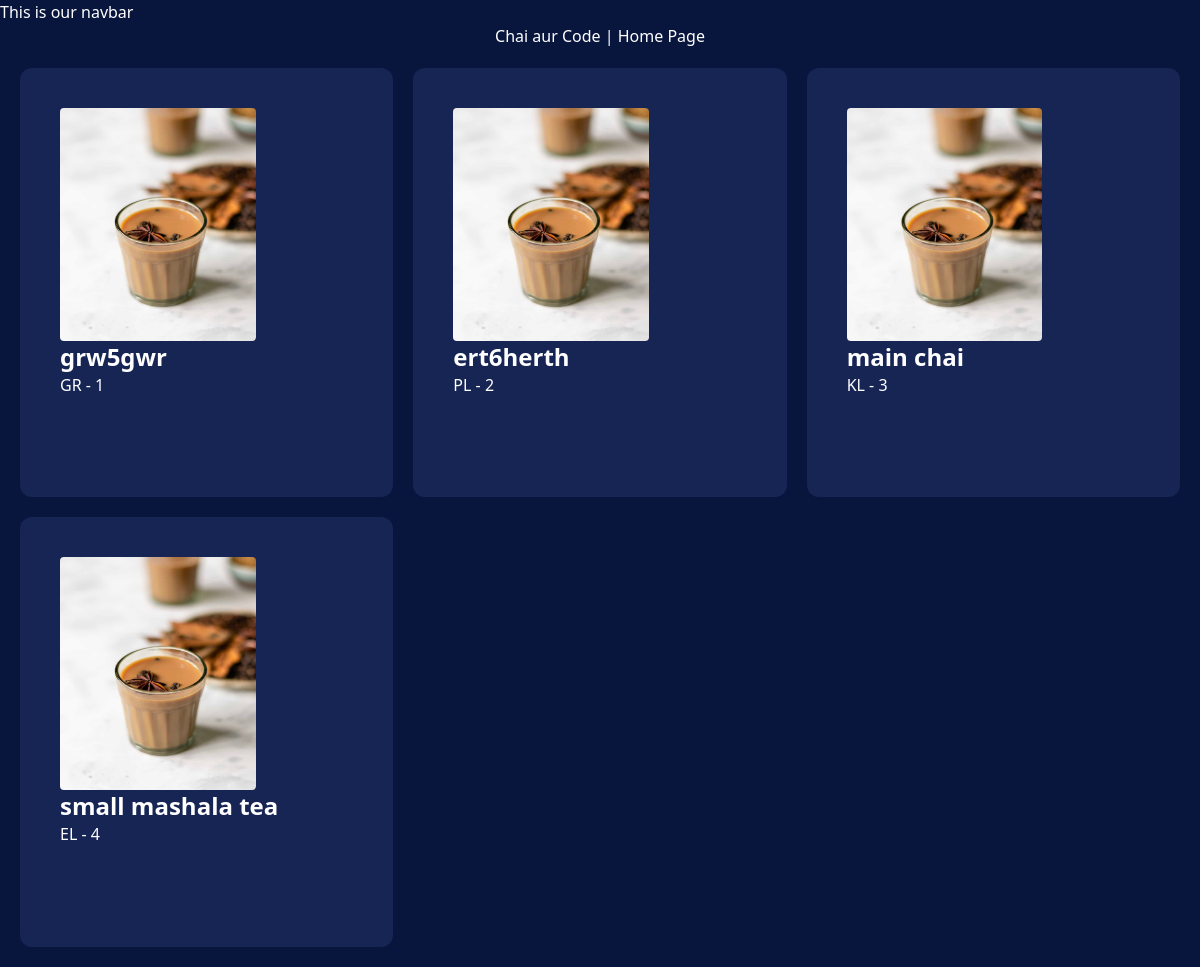
The app's page /chai/ with its own data.
### chai/models.py (models this page shows, shortened)
class ChaiVarity(models.Model):
    CHAI_TYPE_CHOICE = [
        ('ML','MASALA'),
        ('GR','GINGER'),
        ('KL','KIWI'),
        ('PL','PLAIN'),
        ('EL','ELACHI'),
    ]
    name = models.CharField(max_length=100)
    image = models.ImageField(upload_to='chais/')
    date_added = models.DateTimeField(default=timezone.now)
    type = models.CharField(max_length=2 ,choices=CHAI_TYPE_CHOICE)
    description = models.TextField(default='')

### chai/views.py (the view)
# urls.py: path('',views.all_chai, name='all_chai') ,
def all_chai(request ) :
    chais = ChaiVarity.objects.all()
    return render(request ,'chai/all_chai.html', {'chais': chais})

### templates/chai/all_chai.html (shortened to what this page needs)
{% extends "../layout.html" %}
{% block content %}
<h1>Chai aur Code | Home Page </h1>
<div class="grid grid-cols-3 gap-5 m-5 ">
{% for  chai in chais   %}
 <div class="bg-blue-950 p-10 rounded-xl">
  <img class="rounded size-2/3" src="{{chai.image.url}}" alt="">
  <h3 class="text-2xl font-bold">{{chai.name}}</h3>
 <a href="{% url 'chai_details' chai.id %}">
<button type="button" class= " inline-flex items-center justify-center ">
{{chai.type}} - {{chai.id}}
</button>
 </a>
 </div>
{% endfor %}
</div>
{% endblock %}

### static/style.css (style rules this page uses)
body { background-color: #08153d; color: #FFFFFF ; }
h1 { text-align: center ; font-size: 2em; }

### records on screen
ChaiVarity: image (picture), name "grw5gwr", type "GR", id "1"
ChaiVarity: image (picture), name "ert6herth", type "PL", id "2"
ChaiVarity: image (picture), name "main chai", type "KL", id "3"
ChaiVarity: image (picture), name "small mashala tea", type "EL", id "4"
